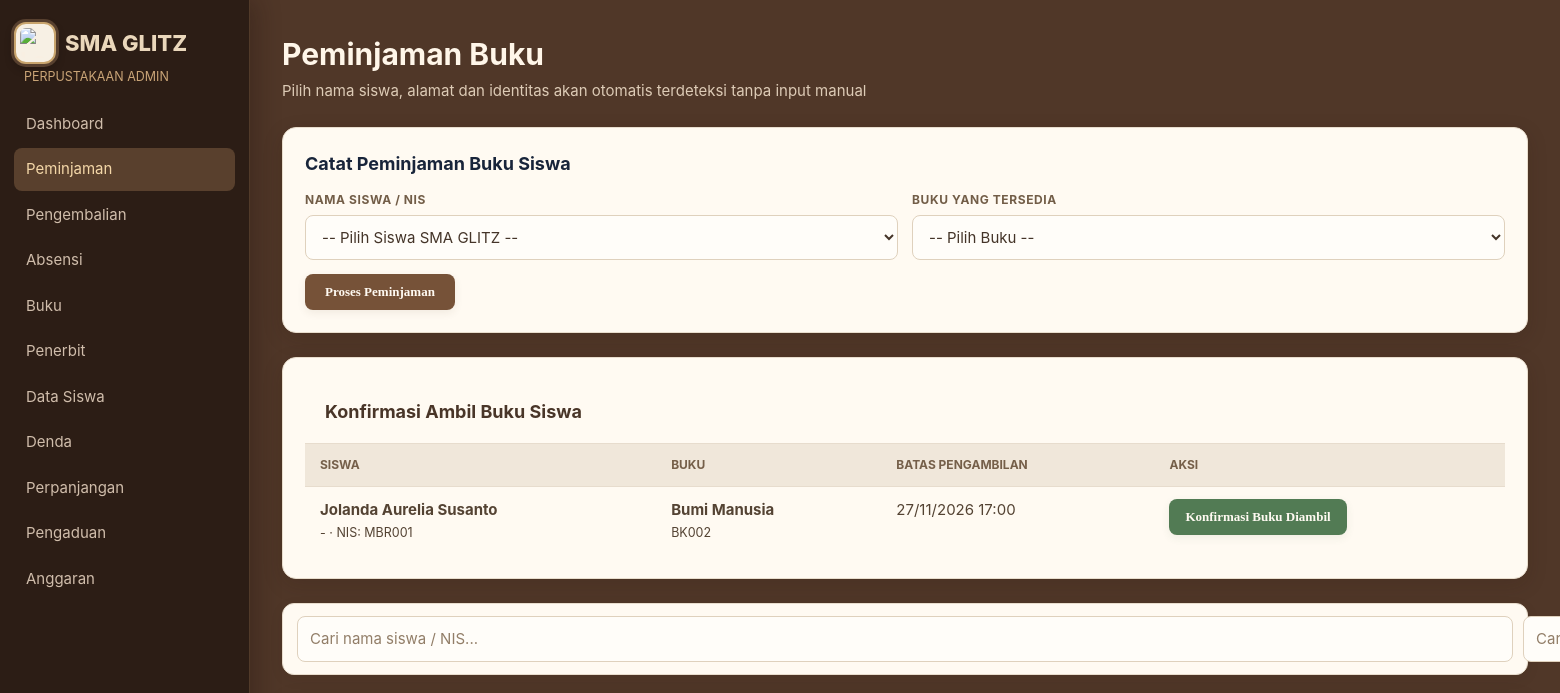
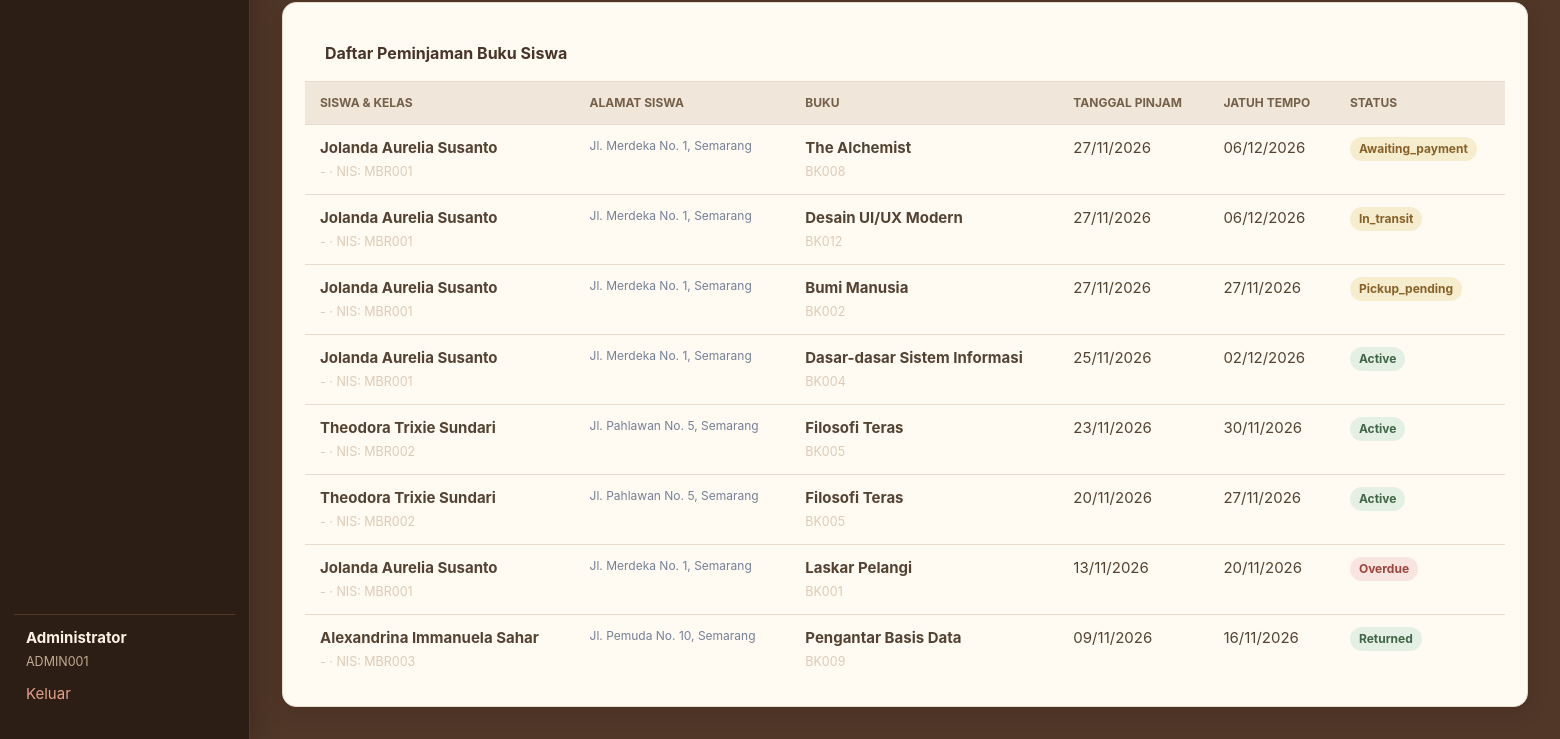
/admin/borrowing.php (signed in), run on an earlier commit of the app's database (2 pictures, top to bottom).
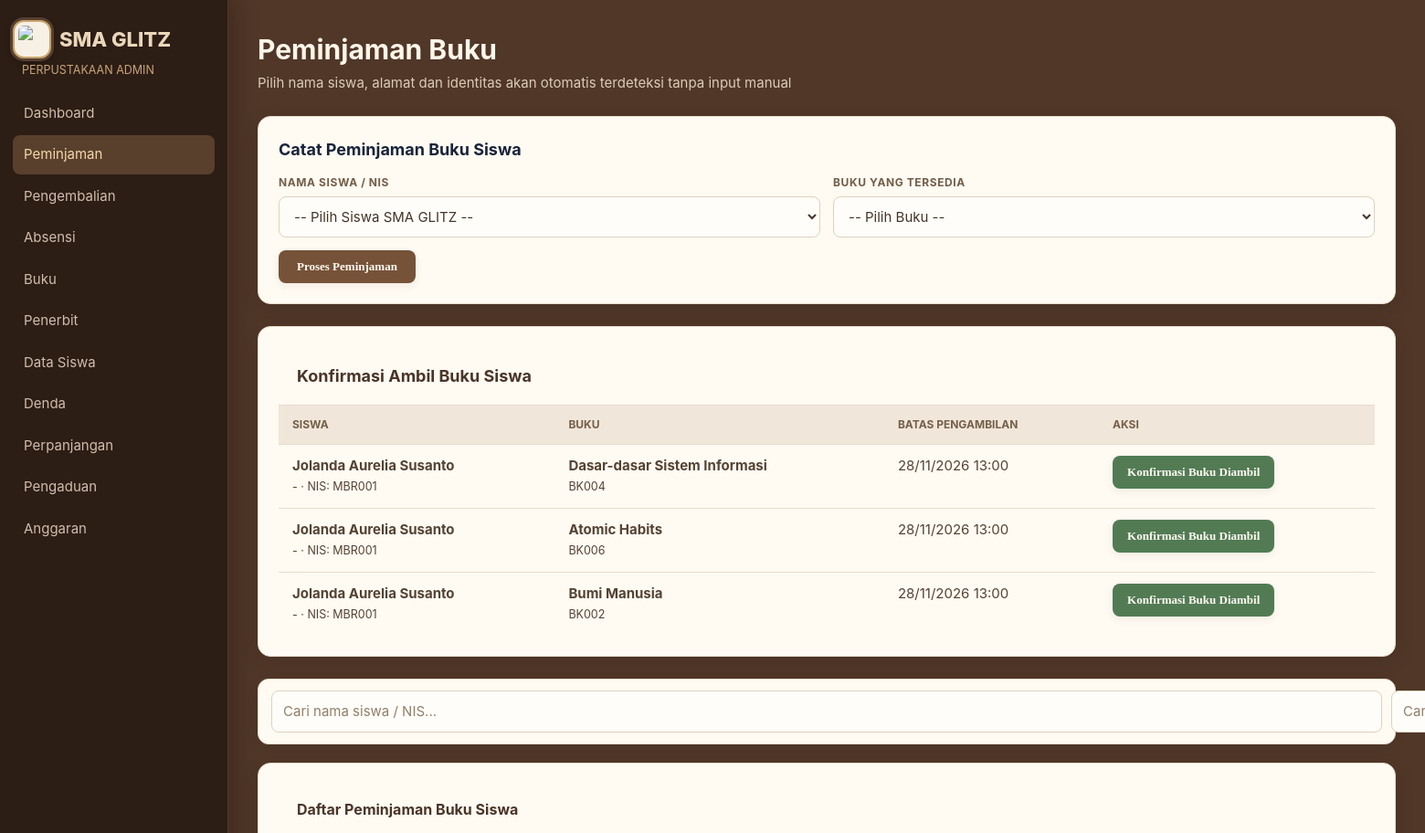
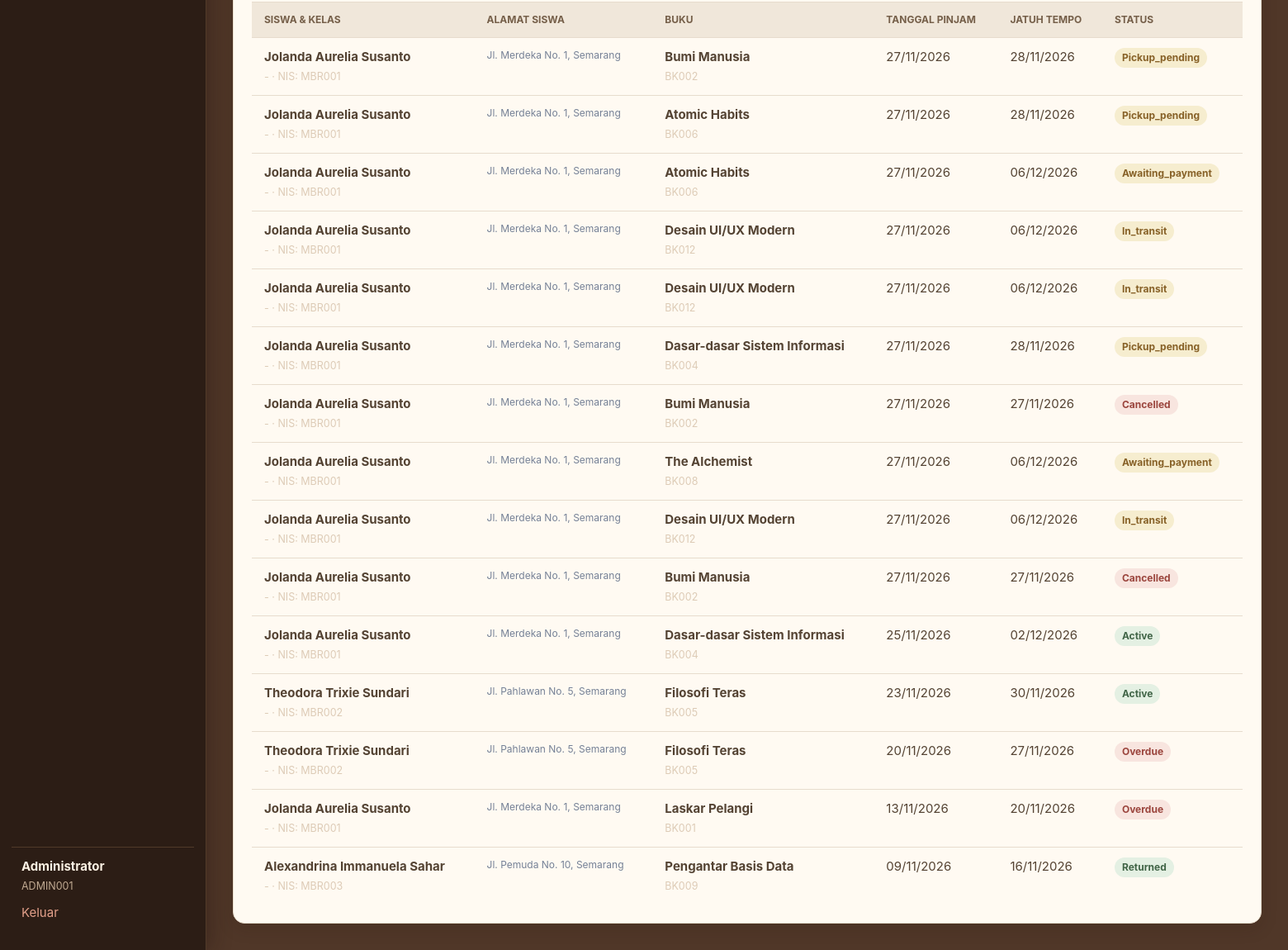
And on a later commit of the database (2 pictures, top to bottom).
### tables this page shows
CREATE TABLE borrowings (
    id INTEGER PRIMARY KEY AUTOINCREMENT, user_id INTEGER NOT NULL, book_id INTEGER NOT NULL,
    borrowed_at TEXT NOT NULL DEFAULT CURRENT_TIMESTAMP, due_date TEXT NOT NULL, returned_at TEXT,
    status TEXT NOT NULL DEFAULT 'active', renew_count INTEGER NOT NULL DEFAULT 0,
    created_at TEXT NOT NULL DEFAULT CURRENT_TIMESTAMP, updated_at TEXT NOT NULL DEFAULT CURRENT_TIMESTAMP, fulfillment_method TEXT, pickup_deadline TEXT, shipping_fee INTEGER NOT NULL DEFAULT 0, receipt_no TEXT, estimated_delivery TEXT, payment_method TEXT, paid_at TEXT, delivery_address TEXT, payment_deadline TEXT, history_visible INTEGER NOT NULL DEFAULT 1,
    FOREIGN KEY (user_id) REFERENCES users(id), FOREIGN KEY (book_id) REFERENCES books(id)
);

CREATE TABLE users (
    id INTEGER PRIMARY KEY AUTOINCREMENT, member_id TEXT NOT NULL UNIQUE, name TEXT NOT NULL,
    email TEXT NOT NULL UNIQUE, phone TEXT, gender TEXT, address TEXT, password TEXT NOT NULL,
    role TEXT NOT NULL DEFAULT 'member', status TEXT NOT NULL DEFAULT 'active',
    created_at TEXT NOT NULL DEFAULT CURRENT_TIMESTAMP, updated_at TEXT NOT NULL DEFAULT CURRENT_TIMESTAMP
, photo_path TEXT, nik TEXT, "nis", "kelas");

CREATE TABLE books (
    id INTEGER PRIMARY KEY AUTOINCREMENT, book_id TEXT NOT NULL UNIQUE, title TEXT NOT NULL, author TEXT NOT NULL,
    year INTEGER, pages INTEGER, genre TEXT, stock INTEGER NOT NULL DEFAULT 1, available INTEGER NOT NULL DEFAULT 1,
    cover_url TEXT, publisher_id INTEGER, created_at TEXT NOT NULL DEFAULT CURRENT_TIMESTAMP,
    updated_at TEXT NOT NULL DEFAULT CURRENT_TIMESTAMP, synopsis TEXT,
    FOREIGN KEY (publisher_id) REFERENCES publishers(id) ON DELETE SET NULL
);

### admin/borrowing.php (the view, shortened to what this page needs)
<?php
$pickupRequests = rows("SELECT br.*,u.name,u.member_id,u.nis,u.kelas,b.title,b.book_id FROM borrowings br JOIN users u ON u.id=br.user_id JOIN books b ON b.id=br.book_id WHERE br.status='pickup_pending' ORDER BY br.pickup_deadline");
$filterMember = trim($_GET['member_id'] ?? '');
$filterBook = trim($_GET['book_id'] ?? '');
$query = 'SELECT br.*,u.name,u.member_id,u.nis,u.kelas,u.address,b.title,b.book_id FROM borrowings br JOIN users u ON u.id=br.user_id JOIN books b ON b.id=br.book_id';
$params = [];
$data = rows($query . ' ORDER BY br.borrowed_at DESC', $params);
page_head('Peminjaman Buku', true);
admin_heading('Peminjaman Buku', 'Pilih nama siswa, alamat dan identitas akan otomatis terdeteksi tanpa input manual');
?>
<section class="modal" style="display:block;">
    <h2 style="margin-top:0;font-size:18px;margin-bottom:14px;color:var(--text);">Catat Peminjaman Buku Siswa</h2>
    <form method="post" id="adminBorrowForm">
        <div class="form-grid">
            <div class="form-row">
                <label>Nama Siswa / NIS</label>
                <select name="member_id" id="studentSelect" required onchange="detectStudentInfo()">
                    <option value="">-- Pilih Siswa SMA GLITZ --</option>
                </select>
            </div>
            <div class="form-row">
                <label>Buku yang Tersedia</label>
                <select name="book_id" required>
                    <option value="">-- Pilih Buku --</option>
                </select>
            </div>
        </div>
        <button class="btn btn-primary" type="submit" style="padding:10px 20px;">
            Proses Peminjaman
        </button>
    </form>
</section>
<?php if ($pickupRequests): ?>
<section class="card table-card" style="margin-bottom:24px;">
    <h2>Konfirmasi Ambil Buku Siswa</h2>
    <table>
        <thead>
            <tr>
                <th>Siswa</th>
                <th>Buku</th>
                <th>Batas Pengambilan</th>
                <th>Aksi</th>
            </tr>
        </thead>
        <tbody>
            <?php foreach ($pickupRequests as $request): ?>
            <tr>
                <td>
                    <b><?= e($request['name']) ?></b>
                    <br><small><?= e($request['kelas'] ?? '-') ?> · NIS: <?= e($request['nis'] ?? $request['member_id']) ?></small>
                </td>
                <td>
                    <b><?= e($request['title']) ?></b>
                    <br><small><?= e($request['book_id']) ?></small>
                </td>
                <td><?= date_id($request['pickup_deadline'], true) ?></td>
                <td>
                    <form method="post">
                        <button class="success">Konfirmasi Buku Diambil</button>
                    </form>
                </td>
            </tr>
            <?php endforeach; ?>
        </tbody>
    </table>
</section>
<?php endif; ?>
<form class="card admin-id-search" method="get" style="display:flex;gap:10px;margin-bottom:20px;">
    <input name="member_id" value="<?= e($filterMember) ?>" placeholder="Cari nama siswa / NIS...">
    <input name="book_id" value="<?= e($filterBook) ?>" placeholder="Cari judul / ID buku...">
</form>
<section class="card table-card">
    <h2 style="margin:0;padding:16px 20px;font-size:16px;">Daftar Peminjaman Buku Siswa</h2>
    <table>
        <thead>
            <tr>
                <th>Siswa & Kelas</th>
                <th>Alamat Siswa</th>
                <th>Buku</th>
                <th>Tanggal Pinjam</th>
                <th>Jatuh Tempo</th>
                <th>Status</th>
            </tr>
        </thead>
        <tbody>
            <?php foreach ($data as $row): ?>
            <tr>
                <td>
                    <b><?= e($row['name']) ?></b>
                    <br><small class="muted"><?= e($row['kelas'] ?? '-') ?> · NIS: <?= e($row['nis'] ?? $row['member_id']) ?></small>
                </td>
                <td style="max-width:220px;font-size:12px;color:var(--muted);">
                    <?= e($row['address'] ?? ($row['delivery_address'] ?? '-')) ?>
                </td>
                <td>
                    <b><?= e($row['title']) ?></b>
                    <br><small class="muted"><?= e($row['book_id']) ?></small>
                </td>
                <td><?= date_id($row['borrowed_at']) ?></td>
                <td><?= date_id($row['due_date']) ?></td>
                <td><?= status_badge($row['status']) ?></td>
            </tr>
            <?php endforeach; ?>
        </tbody>
    </table>
</section>
<?php page_foot(true); ?>

### includes/layout.php (shortened to what this page needs)
<?php
require_once __DIR__ . '/bootstrap.php';
function page_head(string $title, bool $admin = false): void
{
    $fullTitle = e($title) . ' · ' . APP_NAME;
    echo '<!doctype html><html lang="id"><head><meta charset="utf-8"><meta name="viewport" content="width=device-width, initial-scale=1">';
    echo '<title>' . $fullTitle . '</title><link rel="stylesheet" href="' . e(url('assets/style.css')) . '"></head><body>';
    if ($admin) { admin_nav(); } else { public_nav(); }
}
function admin_nav(): void
{
    $user = require_admin();
    $links = [
        'dashboard.php' => 'Dashboard', 'borrowing.php' => 'Peminjaman', 'returns.php' => 'Pengembalian', 'attendance.php' => 'Absensi',
        'books.php' => 'Buku', 'publishers.php' => 'Penerbit', 'members.php' => 'Data Siswa', 'fines.php' => 'Denda',
        'extensions.php' => 'Perpanjangan', 'complaints.php' => 'Pengaduan', 'budget.php' => 'Anggaran',
    ];
    $current = basename($_SERVER['PHP_SELF'] ?? '');
    echo '<aside class="sidebar"><a class="brand" href="' . e(url('index.php')) . '"><img class="brand-logo" src="' . e(url('assets/sma-glitz-logo.jpg')) . '" alt="Logo SMA GLITZ"> <span>SMA GLITZ</span></a><small>PERPUSTAKAAN ADMIN</small><nav>';
    foreach ($links as $file => $label) {
        echo '<a class="' . ($current === $file ? 'active' : '') . '" href="' . e(url('admin/' . $file)) . '">' . e($label) . '</a>';
    }
    echo '</nav><div class="sidebar-user"><strong>' . e($user['name']) . '</strong><small>' . e($user['member_id']) . '</small><a href="' . e(url('logout.php')) . '">Keluar</a></div></aside><main class="admin-main">';
}
function page_foot(bool $admin = false): void
{
    if ($admin) { echo '</main>'; }
    echo '<script src="' . e(url('assets/app.js')) . '"></script></body></html>';
}
function admin_heading(string $title, string $subtitle = ''): void
{
    echo '<header class="page-heading"><div><h1>' . e($title) . '</h1>' . ($subtitle ? '<p>' . e($subtitle) . '</p>' : '') . '</div></header>';
}

### includes/bootstrap.php (shortened to what this page needs)
<?php
function base_url(string $path = ''): string
{
    $script = rawurldecode($_SERVER['SCRIPT_NAME'] ?? '');
    $marker = '/versiphp/';
    $position = stripos($script, $marker);
    $base = $position === false ? '' : substr($script, 0, $position + strlen($marker) - 1);
    return $base . ($path === '' ? '/' : '/' . ltrim($path, '/'));
}
function url(string $path = ''): string
{
    return base_url($path);
}
function e(mixed $value): string
{
    return htmlspecialchars((string) $value, ENT_QUOTES, 'UTF-8');
}
function pdo(): PDO
{
    static $pdo = null;
    if ($pdo instanceof PDO) {
        return $pdo;
    }
    $pdo = new PDO('sqlite:' . DB_FILE);
    $pdo->setAttribute(PDO::ATTR_ERRMODE, PDO::ERRMODE_EXCEPTION);
    $pdo->setAttribute(PDO::ATTR_DEFAULT_FETCH_MODE, PDO::FETCH_ASSOC);
    $pdo->exec('PRAGMA foreign_keys = ON');
    return $pdo;
}
function current_user(): ?array
{
    return $_SESSION['user'] ?? null;
}
function require_admin(): array
{
    $user = current_user();
    return $user;
}
function rows(string $query, array $params = []): array
{
    $statement = pdo()->prepare($query);
    $statement->execute($params);
    return $statement->fetchAll();
}
function execute(string $query, array $params = []): bool
{
    $statement = pdo()->prepare($query);
    return $statement->execute($params);
}
function status_badge(string $status): string
{
    return '<span class="badge badge-' . e($status) . '">' . e(ucfirst($status)) . '</span>';
}
function date_id(?string $value, bool $withTime = false): string
{
    $time = strtotime($value);
    return date($withTime ? 'd/m/Y H:i' : 'd/m/Y', $time);
}

What changed in the data, as far as the page shows it:
no longer on one of the page's lists (row edited): borrowings: user.name "Jolanda Aurelia Susanto", user.kelas "-", user.member_id "MBR001", book.title "Bumi Manusia", book.book_id "BK002", pickup_deadline "27/11/2026 17:00"
added borrowings: user.name "Jolanda Aurelia Susanto", user.kelas "-", user.member_id "MBR001", book.title "Dasar-dasar Sistem Informasi", book.book_id "BK004", pickup_deadline "28/11/2026 13:00", user.address "Jl. Merdeka No. 1, Semarang", borrowed_at "27/11/2026", due_date "28/11/2026", status "Pickup_pending"
added borrowings: user.name "Jolanda Aurelia Susanto", user.kelas "-", user.member_id "MBR001", book.title "Atomic Habits", book.book_id "BK006", pickup_deadline "28/11/2026 13:00", user.address "Jl. Merdeka No. 1, Semarang", borrowed_at "27/11/2026", due_date "28/11/2026", status "Pickup_pending"
added borrowings: user.name "Jolanda Aurelia Susanto", user.kelas "-", user.member_id "MBR001", book.title "Bumi Manusia", book.book_id "BK002", pickup_deadline "28/11/2026 13:00", user.address "Jl. Merdeka No. 1, Semarang", borrowed_at "27/11/2026", due_date "28/11/2026", status "Pickup_pending"
added borrowings: user.name "Jolanda Aurelia Susanto", user.kelas "-", user.member_id "MBR001", user.address "Jl. Merdeka No. 1, Semarang", book.title "Atomic Habits", book.book_id "BK006", borrowed_at "27/11/2026", due_date "06/12/2026", status "Awaiting_payment", shown under "Daftar Peminjaman Buku Siswa"
added borrowings: user.name "Jolanda Aurelia Susanto", user.kelas "-", user.member_id "MBR001", user.address "Jl. Merdeka No. 1, Semarang", book.title "Desain UI/UX Modern", book.book_id "BK012", borrowed_at "27/11/2026", due_date "06/12/2026", status "In_transit", shown under "Daftar Peminjaman Buku Siswa"
added borrowings: user.name "Jolanda Aurelia Susanto", user.kelas "-", user.member_id "MBR001", user.address "Jl. Merdeka No. 1, Semarang", book.title "Desain UI/UX Modern", book.book_id "BK012", borrowed_at "27/11/2026", due_date "06/12/2026", status "In_transit", shown under "Daftar Peminjaman Buku Siswa"
added borrowings: user.name "Jolanda Aurelia Susanto", user.kelas "-", user.member_id "MBR001", user.address "Jl. Merdeka No. 1, Semarang", book.title "Bumi Manusia", book.book_id "BK002", borrowed_at "27/11/2026", due_date "27/11/2026", status "Cancelled", shown under "Daftar Peminjaman Buku Siswa"
changed borrowings (number 10 of 15 on the later page): status "Pickup_pending" → "Cancelled"
changed borrowings (number 13 of 15 on the later page): status "Active" → "Overdue"
